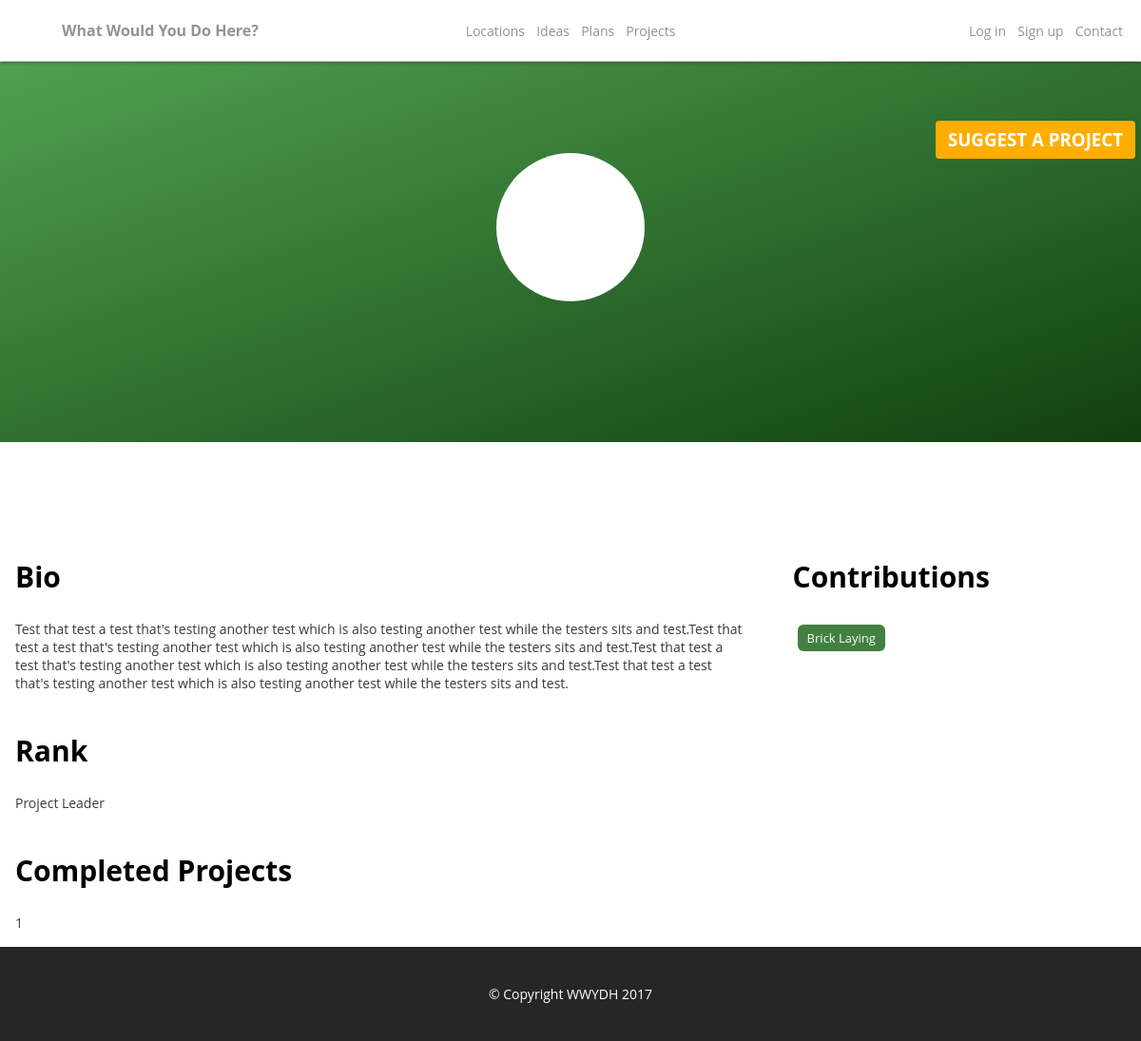
/profile/index.php?usrID=1, run on the app's committed database.
### tables this page shows
CREATE TABLE `user_profiles` (
  `id` int(11) NOT NULL AUTO_INCREMENT,
  `skill_arr` varchar(150) DEFAULT NULL,
  `about_me` varchar(6000) DEFAULT NULL,
  `rank` varchar(150) DEFAULT NULL,
  PRIMARY KEY (`id`)
);

CREATE TABLE `user_skills` (
  `id` int(11) NOT NULL AUTO_INCREMENT,
  `skill_name` varchar(50) DEFAULT NULL,
  `skill_description` varchar(125) DEFAULT NULL,
  `skill_class` int(11) DEFAULT NULL,
  `img` varchar(50) DEFAULT NULL,
  PRIMARY KEY (`id`)
);

CREATE TABLE `projects` (
  `id` int(11) unsigned NOT NULL AUTO_INCREMENT,
  `plan_id` int(11) unsigned DEFAULT NULL,
  `leader_id` int(11) unsigned DEFAULT NULL,
  `date_created` timestamp NOT NULL DEFAULT CURRENT_TIMESTAMP,
  `completed` tinyint(1) DEFAULT '0',
  PRIMARY KEY (`id`),
  KEY `idea_id` (`plan_id`),
  KEY `leader_id` (`leader_id`),
  CONSTRAINT `projects_ibfk_2` FOREIGN KEY (`plan_id`) REFERENCES `ideas` (`id`),
  CONSTRAINT `projects_ibfk_3` FOREIGN KEY (`leader_id`) REFERENCES `users` (`id`)
);

### profile/index.php (the view, shortened to what this page needs)
<?php
    include "../helpers/conn.php";
	$userInfoRow = null;
	if (isset($_GET["usrID"]))
	{
		$usrQuery = "SELECT * from user_profiles where id=" . $_GET["usrID"];
		$queryResult = $conn->query($usrQuery);
		$userInfoRow = @mysqli_fetch_array($queryResult);
	}
  if(isset($_GET["usrID"]))
  {
  $usrRankQry = "SELECT rank from user_profiles where id=" . $_GET["usrID"];
  $rqueryResult = $conn->query($usrRankQry);
  $rankRow = @mysqli_fetch_array($rqueryResult);
  }
  if(isset($_GET["usrID"]))
  {
  $comPlete = "SELECT completed from projects where id=" . $_GET["usrID"];
  $rComP = $conn->query($comPlete);
  $rCompRow = @mysqli_fetch_array($rComP);
  }
	function writeSkillSection($image_path, $skillname, $description)
	{
    echo "<div class=\"skillSection\">\n\t<div class=\"skillLabel\">" . $skillname . "</div>\n\t<span class=\"tooltiptext\">" . $description . "</span>\n</div>";
	}
?>
<!DOCTYPE html>
<html>
  <head>
		<link href="styles.css" type="text/css" rel="stylesheet" />
    <link href="../helpers/header_footer.css" type="text/css" rel="stylesheet" />
	</head>
	<body>
    <div id="nav">
        <div class="nav-inner width clearfix <?php if (isset($_SESSION['user'])) echo 'loggedin' ?> ">
            <a href="../home">
                <div id="logo"></div>
                <div id="logo_name">What Would You Do Here?</div>
            </a>
            <div id="user_nav" class="nav">
                <?php if (!isset($_SESSION["user"])) { ?>
                    <ul>
                        <a href="../login"><li>Log in</li></a>
                        <a href="#"><li>Sign up</li></a>
                        <a href="../contact"><li>Contact</li></a>
                    </ul>
                <?php } ?>
            </div>
            <div id="main_nav" class="nav">
                <ul>
                    <a href="../locations"><li>Locations</li></a>
                    <a href="../ideas"><li>Ideas</li></a>
                    <a href="../plans"><li>Plans</li></a>
                    <a href="../projects"><li>Projects</li></a>
                </ul>
            </div>
        </div>
    </div>
    <div style="text-align:center;
    background: #418040;
    background: -webkit-linear-gradient(left top, #50A050, #114010);
    background: -o-linear-gradient(bottom right, #70A050, #114010);
    background: -moz-linear-gradient(bottom right, #50A050,#114010);
    background: linear-gradient(to bottom right, #50A050, #114010);
    margin-top: 65px;
    width: 100%;
    height: 50%;
    min-height: 400px;">
      <div>&nbsp;</div>
      <div style="margin-left: 82%;
      text-alight:center;
      margin-top: 40px;
      width: 210px;
      height: 40px;
      background: #FFAE00;
      border-radius:4px;">
        <div>&nbsp;</div>
        <div style="margin-top: -34px">
          <a href="..\projects" style="color:#FFFFFF;text-decoration:none;"><h3>SUGGEST A PROJECT</h3></a>
        </div>
      </div>
      <div>&nbsp;</div>
      <div>&nbsp;</div>
      <center><div style="background-color: #FFFFFF;
      border-radius: 50%;
      width: 156px;
      height:156px;
      background-position: center;
      margin-top: -50px;">
        <div style="background-image: url(../helpers/user_images/<?php echo $_SESSION["user"]["image"] ?>);
          border-radius: 50%;
          width: 150px;
          height: 150px;
          background-position: center;
          background-size: cover;">
        </div>
      </div></center>
      <div>&nbsp;</div>
      <div>&nbsp;</div>
    </div>
<div id="profile">
  <div class="BoxContainer">
  <div id="AboutMe" class="BioContent">
		<div class="BoxLabel">
			Bio
		</div>
		<div class="BoxContent">
			<?php
				echo $userInfoRow['about_me'];
			?>
		</div>
	</div>
	<div id="MySkills" class="skillContainer">
		<div class="BoxLabel">
			Contributions
		</div>
		<?php
			$userSkillQuery = "SELECT skill_arr from user_profiles where id=" . $_GET["usrID"];
			$queryResult = $conn->query($userSkillQuery);
			$skillsArrRow = @mysqli_fetch_array($queryResult);
			$skills = explode(";", $skillsArrRow['skill_arr']);
			foreach ($skills as $currentSkill)
			{
				$skillsQuery = "SELECT * from user_skills where id=" . $currentSkill;
				$skillResult = $conn->query($skillsQuery);
				$skillsRow = @mysqli_fetch_array($skillResult);
				writeSkillSection($skillsRow['img'], $skillsRow['skill_name'], $skillsRow['skill_description']);
			}
		?>
  </div>
</div>
    <div id="AboutMe" class="BoxContainer">
  		<div class="BoxLabel">
  			Rank
  		</div>
      <div class="BoxContent">
        <?php
        echo $rankRow['rank'];
        ?>
      </div>
    </div>
        <div id="AboutMe" class="BoxContainer">
    	  	<div class="BoxLabel">
    	  		Completed Projects
    	  	</div>
          <div class="BoxContent">
            <?php
            echo $rCompRow['completed'];
            ?>
          </div>
        </div>
  <div id="footer">
          <div class="grid-inner">
              &copy; Copyright WWYDH <?php echo date("Y") ?>
          </div>
  </div>
</div>
	</body>
</html>

### profile/styles.css (style rules this page uses)
#profile { top: 0; left: 0; padding-top: 80px; width: 100%; }
.BoxLabel { color: black; margin-top: 25px; margin-bottom: 25px; font-size: 30px; font-weight: 700; text-align: left; }
.BoxContent { font-size: 14px; text-align: left; position: inherit; padding-right: 50px; }
.BioContent { font-size: 14px; text-align: left; width: 70%; float: left; }
.BoxContainer { margin: 1.0em; overflow: auto; }
.skillContainer { overflow: auto; float: right; width: 30%; }
.skillSection { float:left; }
.skillLabel { display: inline-block; margin: 5px; border-radius: 6px; padding: 5px 10px; background-color: #418040; color: #fff; font-size: 13px; }

### helpers/header_footer.css (style rules this page uses)
.width { padding: 0px 15px; margin: auto; }
body { padding: 0; margin: 0; font-family: "Open Sans", sans-serif; color: #3a3a3a; }
#nav { background: white; position: fixed; top: 0; left: 0; padding: 5px 0; width: 100%; z-index: 10; box-shadow: 0px 2px 3px 0px rgba(0,0,0,0.3); }
#main_nav { position: absolute; margin: auto; left: 0; right: 0; }
.clearfix:after { content: " "; display: block; height: 0; clear: both; }
#nav #logo { background-image: url(../images/logo.png); background-size: contain; background-position: center; background-repeat: no-repeat; height: 40px; width: 40px; float: left; margin-top: 5px; }
#logo_name { color: #939393; font-weight: 700; margin: 16px 0px 0px 10px; width: 250px; float: left; }
.nav { width: 400px; text-align: center; margin: auto; }
.nav a { color: #939393; text-decoration: none; transition: color 0.15s ease; font-size: 14px; position: relative; }
.nav ul { padding: 0; }
.nav li { list-style-type: none; display: inline-block; margin: 0px 4px; }
#user_nav { width: 200px; float: right; text-align: right; }
#footer { background-color: #262626; text-align: center; color: white; clear: both; font-size: 14px; overflow: hidden; }
#footer .grid-inner { max-width: 1400px; margin: 40px auto; }

### data on the page
user_profiles: about_me "Test that test a test that's testing another test which is also testing another test while the testers sits and test.Test that test a test that's testing another test which is also testing another test while the testers sits and test.Test that test a test that's testing another test which is also testing another test while the testers sits and test.Test that test a test that's testing another test which is also testing another test while the testers sits and test.", rank "Project Leader"
user_skills: skill_name "Brick Laying"
projects: completed "1"
